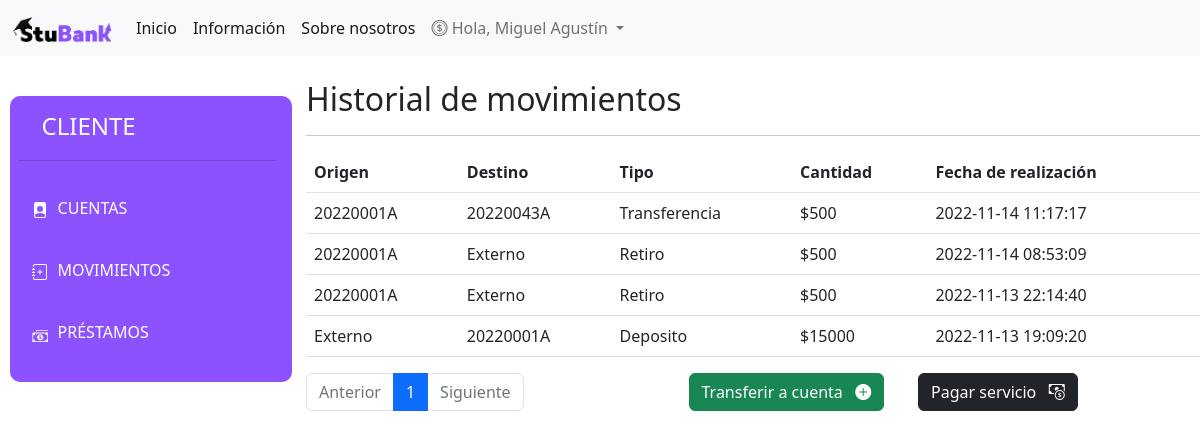
The page /cliente/movimientos.php (signed in) on the database its author committed.
### tables this page shows
CREATE TABLE `transacciones` (
  `id_mov` int(11) NOT NULL,
  `cTramitador` varchar(9) NOT NULL,
  `solicitante` varchar(9) DEFAULT NULL,
  `cOrigen` varchar(20) NOT NULL,
  `cDestino` varchar(20) NOT NULL,
  `tipo` varchar(20) NOT NULL,
  `cantidad` double NOT NULL,
  `referencia` varchar(7) DEFAULT NULL,
  `motivo` varchar(20) DEFAULT NULL,
  `fecha` datetime NOT NULL DEFAULT current_timestamp()
);

### cliente/movimientos.php (the view, shortened to what this page needs)
<?php
    $cuenta = $_SESSION['cuenta'];
    include('../view/conexion.php');
?>
<!DOCTYPE html>
<html lang="es">
<head>
    <link rel="stylesheet" href="../src/css/menu.css">
    <link href="https://cdn.jsdelivr.net/npm/bootstrap@5.2.0/dist/css/bootstrap.min.css" rel="stylesheet">
    <link rel="stylesheet" href="https://cdn.jsdelivr.net/npm/bootstrap-icons@1.9.1/font/bootstrap-icons.css">
</head>
<header>
    <?php include('../view/navbar.php'); ?>
</header>
<body>
    <div class="row">
        <?php include('menu.php');
        $obtencion = "SELECT * FROM transacciones WHERE solicitante='$cuenta' OR cTramitador='$cuenta' ORDER BY fecha DESC";
        $MovimientosXpagina = 8;
        if ($stmt = $mysqli->prepare($obtencion)) {
            $stmt->execute();
            $stmt->store_result();
            $totalDatos = $stmt->num_rows;
        }
        $paginas = $totalDatos/$MovimientosXpagina;
        $paginas = ceil($paginas);
        if (empty($_GET['pagina'])){
            $pagina = 1;
        }
        else{
            $pagina = $_GET['pagina'];
        }
        $CalculoIncio = ($pagina-1)*$MovimientosXpagina;
        $inicio = (string)$CalculoIncio;
        $sql = "SELECT * FROM transacciones WHERE solicitante='$cuenta' OR cTramitador='$cuenta' ORDER BY fecha DESC LIMIT $inicio,$MovimientosXpagina";
        $obtencionD = mysqli_query($mysqli,$sql);
        $resultado_Datos=$obtencionD->fetch_all(MYSQLI_ASSOC);
        ?>
        <div class="col-md-9">
            <h2>Historial de movimientos</h2><hr>
            <table class="table mt-3">
                <thead>
                    <th scope="col">Origen</th>
                    <th scope="col">Destino</th>
                    <th scope="col">Tipo</th>
                    <th scope="col">Cantidad</th>
                    <th scope="col">Fecha de realización</th>
                </thead>
                <tbody>
                    <?php foreach($resultado_Datos as $movimiento): ?>
                        <tr>
                            <td><?=$movimiento['cOrigen'] ?></td>
                            <td><?=$movimiento['cDestino'] ?></td>
                            <td><?=$movimiento['tipo'] ?></td>
                            <td>$<?=$movimiento['cantidad'] ?></td>
                            <td><?=$movimiento['fecha'] ?></td>
                        </tr>
                    <?php endforeach ?>
                </tbody>
            </table>
            <div class="row">
                <div class="col-md-5">
                    <nav aria-label="movimientoP">
                        <ul class="pagination">
                            <li class="page-item
                                <?php echo $pagina<=1 ? 'disabled': '' ?>">
                                <a class="page-link"href="movimientos.php?pagina=<?php echo $pagina-1?>">Anterior</a>
                            </li>
                            <?php for($i=0;$i<$paginas;$i++):?>
                                <li class="page-item
                                    <?php echo $pagina==$i+1 ? 'active': '' ?>">
                                    <a class="page-link" href="movimientos.php?pagina=<?php echo ($i+1)?>"><?php echo ($i+1)?></a>
                                </li>
                            <?php endfor?>
                            <li class="page-item
                                <?php echo $pagina>=$paginas? 'disabled': '' ?>">
                                <a class="page-link"href="movimientos.php?pagina=<?php echo $pagina+1?>">Siguiente</a>
                            </li>
                        </ul>
                    </nav>
                </div>
                <div class="col-md-3">
                    <a href="selectCuenta.php" class="btn btn-success">Transferir a cuenta &nbsp;&nbsp;<i class="bi bi-plus-circle-fill"></i></a><br>
                </div>
                <div class="col-md-3">
                    <a href="seCuPa.php" class="btn btn-dark">Pagar servicio &nbsp;&nbsp;<i class="bi bi-cash-coin"></i></a><br>
                </div>
            </div>
        </div>
    </div>
</body>
</html>

### rows shown on the page
transacciones: cOrigen "20220001A", cDestino "20220043A", tipo "Transferencia", cantidad "500", fecha "2022-11-14 11:17:17"
transacciones: cOrigen "20220001A", cDestino "Externo", tipo "Retiro", cantidad "500", fecha "2022-11-14 08:53:09"
transacciones: cOrigen "20220001A", cDestino "Externo", tipo "Retiro", cantidad "500", fecha "2022-11-13 22:14:40"
transacciones: cOrigen "Externo", cDestino "20220001A", tipo "Deposito", cantidad "15000", fecha "2022-11-13 19:09:20"

### other values the page prints
$nombre "Miguel Agustín"
